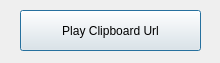
<?xml version="1.0" encoding="UTF-8"?>
<ui version="4.0">
 <class>politic</class>
 <widget class="QDialog" name="politic">
  <property name="geometry">
   <rect>
    <x>0</x>
    <y>0</y>
    <width>220</width>
    <height>63</height>
   </rect>
  </property>
  <property name="windowTitle">
   <string>politic</string>
  </property>
  <widget class="QPushButton" name="pushButton">
   <property name="geometry">
    <rect>
     <x>20</x>
     <y>10</y>
     <width>181</width>
     <height>41</height>
    </rect>
   </property>
   <property name="text">
    <string>Play Clipboard Url</string>
   </property>
  </widget>
 </widget>
 <layoutdefault spacing="6" margin="11"/>
 <resources/>
 <connections/>
</ui>
